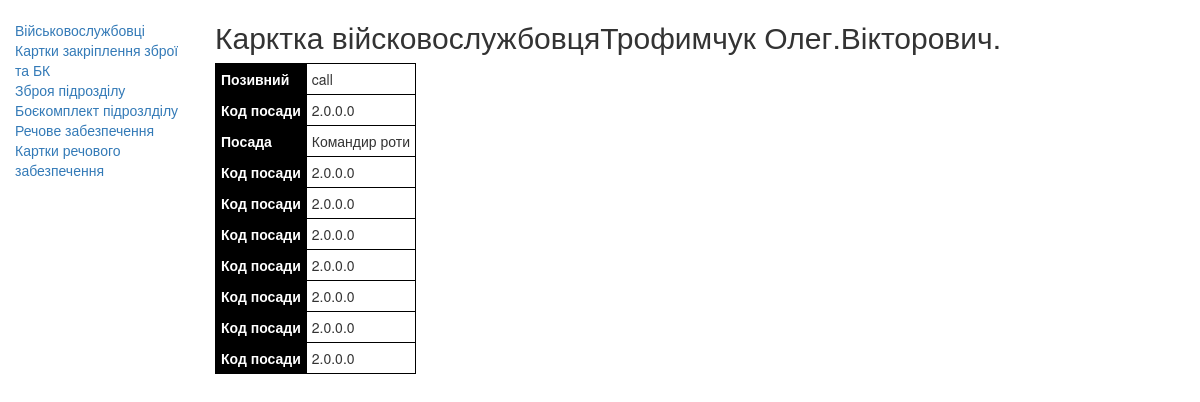
The app's page /index/soldier_card/7, older data.
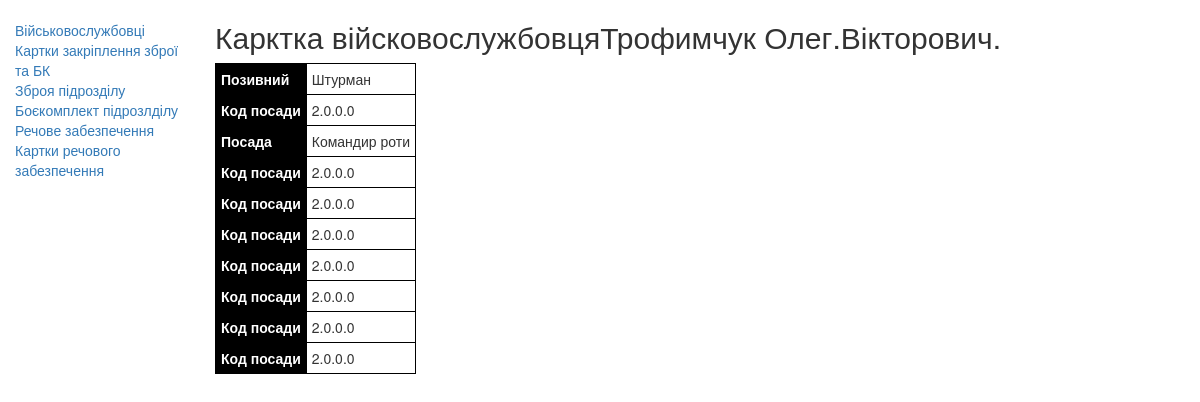
The same page, newer data.
### evening/models.py (models this page shows, shortened)
class Soldiers(models.Model):
    slug = models.SlugField(max_length=50, unique=True, null=True,
                            verbose_name='Код посади')
    surname = models.CharField(max_length=50, verbose_name='Фамілія')
    name = models.CharField(max_length=50, verbose_name='Імʼя')
    fathers_name = models.CharField(max_length=50, verbose_name='По батькові')
    callsign = models.CharField(max_length=50, verbose_name='Позивний')
    position_name = models.CharField(
        max_length=50, null=True, verbose_name='Посада')
    mil_prof = models.CharField(max_length=50, null=True, verbose_name='ВОС')
    position_rank = models.CharField(
        max_length=50, null=True, verbose_name='Звання посади')
    rank = models.ForeignKey(
        'Ranks', on_delete=models.PROTECT, null=True, verbose_name='Звання')
    phone = models.CharField(max_length=13, null=True, verbose_name='Телефон')
    birth_date = models.DateField(null=True, verbose_name='Дата народження')
    tax_number = models.CharField(
        max_length=15, unique=True, null=True, verbose_name='ІПН')
    blood_type = models.CharField(
        max_length=10, null=True, verbose_name='Группа крові')
    addres = models.CharField(max_length=255, null=True, verbose_name='Адреса')
    complect_center = models.CharField(
        max_length=255, null=True, verbose_name='Центр комплектаціі')
    mob_date = models.DateField(null=True, verbose_name='Дата мобілізаціі')
    children = models.IntegerField(default=0, verbose_name='Діти')
    hight_s = models.IntegerField(default=0, verbose_name='Зріст')
    size = models.IntegerField(default=0, verbose_name='Розмір')
    boots_s = models.IntegerField(default=0, verbose_name='Взуття')
    head_s = models.IntegerField(default=0, verbose_name='Головний убор')
    def __str__(self):
        return f'{self.surname} {self.name}.{self.fathers_name}.'
    class Meta:
        verbose_name = 'Військовослужбовець'
        verbose_name_plural = 'Військовослужбовці'
        ordering = ['slug']

### evening/views.py (the view)
# urls.py: path('soldier_card/<int:pk>', SoldierCard.as_view(), name='soldier_card'),
class SoldierCard(DetailView):
    model = Soldiers
    template_name = 'evening/soldier_detaile.html'
    context_object_name = 'soldiers_card'

### evening/templates/evening/soldier_detaile.html (shortened to what this page needs)
{% extends "evening/base_generic.html" %}
{% block content %}
<h2>Карктка війсковослужбовця{{ soldiers_card }}</h2>
<table>
  <tbody>
    <tr>
      <th>Позивний
      <td>{{soldiers_card.callsign}}
    </tr>
    <tr>
      <th>Код посади
      <td>{{soldiers_card.slug}}
    </tr>
    <tr>
      <th>Посада
      <td>{{soldiers_card.position_name}}
    </tr>
    <tr>
      <th>Код посади
      <td>{{soldiers_card.slug}}
    </tr>
    <tr>
      <th>Код посади
      <td>{{soldiers_card.slug}}
    </tr>
    <tr>
      <th>Код посади
      <td>{{soldiers_card.slug}}
    </tr>
    <tr>
      <th>Код посади
      <td>{{soldiers_card.slug}}
    </tr>
    <tr>
      <th>Код посади
      <td>{{soldiers_card.slug}}
    </tr>
    <tr>
      <th>Код посади
      <td>{{soldiers_card.slug}}
    </tr>
    <tr>
      <th>Код посади
      <td>{{soldiers_card.slug}}
    </tr>
  </tbody>
</table>
{% endblock %}

Row changes from the older to the newer data that the page shows:
changed Soldiers "Трофимчук Олег.Вікторович.": callsign "call" → "Штурман"
